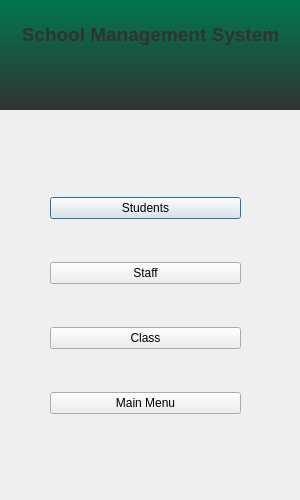
<?xml version="1.0" encoding="UTF-8"?>
<ui version="4.0">
 <class>login_window</class>
 <widget class="QDialog" name="login_window">
  <property name="geometry">
   <rect>
    <x>0</x>
    <y>0</y>
    <width>300</width>
    <height>500</height>
   </rect>
  </property>
  <property name="windowTitle">
   <string>Dialog</string>
  </property>
  <widget class="QWidget" name="horizontalLayoutWidget">
   <property name="geometry">
    <rect>
     <x>-5</x>
     <y>-1</y>
     <width>311</width>
     <height>111</height>
    </rect>
   </property>
   <layout class="QHBoxLayout" name="horizontalLayout">
    <item>
     <widget class="QLabel" name="label">
      <property name="styleSheet">
       <string notr="true">font: 75 8pt &quot;MS Shell Dlg 2&quot;;
background-color: qlineargradient(spread:pad, x1:0, y1:1, x2:0, y2:0, stop:0 rgba(50, 50, 50, 255), stop:1 rgba(0, 120, 80, 255));</string>
      </property>
      <property name="text">
       <string>&lt;html&gt;&lt;head/&gt;&lt;body&gt;&lt;p align=&quot;center&quot;&gt;&lt;span style=&quot; font-family:'Carlito,sans-serif'; font-size:14pt; font-weight:600; color:#323232;&quot;&gt;School Management System&lt;/span&gt;&lt;/p&gt;&lt;p align=&quot;center&quot;&gt;&lt;br/&gt;&lt;/p&gt;&lt;/body&gt;&lt;/html&gt;</string>
      </property>
     </widget>
    </item>
   </layout>
  </widget>
  <widget class="QWidget" name="verticalLayoutWidget">
   <property name="geometry">
    <rect>
     <x>50</x>
     <y>160</y>
     <width>191</width>
     <height>291</height>
    </rect>
   </property>
   <layout class="QVBoxLayout" name="verticalLayout">
    <item>
     <widget class="QPushButton" name="StudentsBtn">
      <property name="text">
       <string>Students</string>
      </property>
     </widget>
    </item>
    <item>
     <widget class="QPushButton" name="StaffBtn">
      <property name="text">
       <string>Staff</string>
      </property>
     </widget>
    </item>
    <item>
     <widget class="QPushButton" name="ClassBtn">
      <property name="text">
       <string>Class</string>
      </property>
     </widget>
    </item>
    <item>
     <widget class="QPushButton" name="MainMenuBtn">
      <property name="text">
       <string>Main Menu</string>
      </property>
     </widget>
    </item>
   </layout>
  </widget>
 </widget>
 <resources/>
 <connections/>
</ui>
